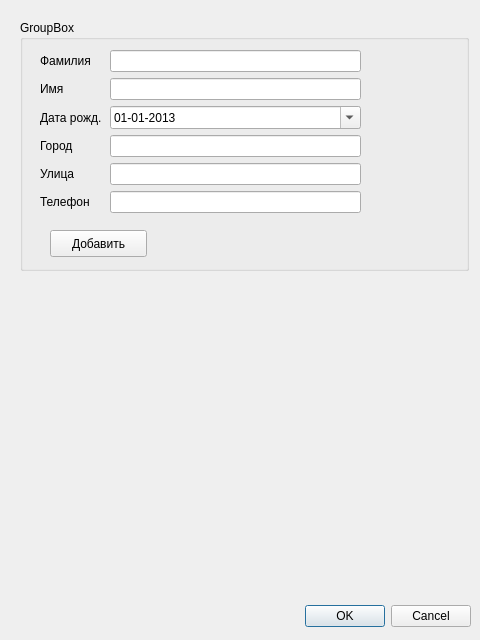
<?xml version="1.0" encoding="UTF-8"?>
<ui version="4.0">
 <class>Dialog</class>
 <widget class="QDialog" name="Dialog">
  <property name="geometry">
   <rect>
    <x>0</x>
    <y>0</y>
    <width>480</width>
    <height>640</height>
   </rect>
  </property>
  <property name="windowTitle">
   <string>Dialog</string>
  </property>
  <widget class="QDialogButtonBox" name="buttonBox">
   <property name="geometry">
    <rect>
     <x>10</x>
     <y>600</y>
     <width>461</width>
     <height>32</height>
    </rect>
   </property>
   <property name="orientation">
    <enum>Qt::Horizontal</enum>
   </property>
   <property name="standardButtons">
    <set>QDialogButtonBox::Cancel|QDialogButtonBox::Ok</set>
   </property>
  </widget>
  <widget class="QGroupBox" name="groupBox">
   <property name="geometry">
    <rect>
     <x>20</x>
     <y>20</y>
     <width>449</width>
     <height>251</height>
    </rect>
   </property>
   <property name="minimumSize">
    <size>
     <width>449</width>
     <height>0</height>
    </size>
   </property>
   <property name="title">
    <string>GroupBox</string>
   </property>
   <widget class="QPushButton" name="pb_add_client">
    <property name="geometry">
     <rect>
      <x>30</x>
      <y>210</y>
      <width>97</width>
      <height>27</height>
     </rect>
    </property>
    <property name="text">
     <string>Добавить</string>
    </property>
    <property name="checkable">
     <bool>false</bool>
    </property>
    <property name="checked">
     <bool>false</bool>
    </property>
   </widget>
   <widget class="QWidget" name="layoutWidget">
    <property name="geometry">
     <rect>
      <x>20</x>
      <y>30</y>
      <width>321</width>
      <height>165</height>
     </rect>
    </property>
    <layout class="QGridLayout" name="gridLayout">
     <item row="0" column="0">
      <widget class="QLabel" name="label">
       <property name="text">
        <string>Фамилия</string>
       </property>
      </widget>
     </item>
     <item row="0" column="1">
      <widget class="QLineEdit" name="le_client_surname">
       <property name="minimumSize">
        <size>
         <width>251</width>
         <height>0</height>
        </size>
       </property>
       <property name="maximumSize">
        <size>
         <width>251</width>
         <height>16777215</height>
        </size>
       </property>
      </widget>
     </item>
     <item row="1" column="0">
      <widget class="QLabel" name="label_2">
       <property name="text">
        <string>Имя</string>
       </property>
      </widget>
     </item>
     <item row="1" column="1">
      <widget class="QLineEdit" name="le_client_name">
       <property name="minimumSize">
        <size>
         <width>251</width>
         <height>0</height>
        </size>
       </property>
       <property name="maximumSize">
        <size>
         <width>251</width>
         <height>16777215</height>
        </size>
       </property>
      </widget>
     </item>
     <item row="2" column="0">
      <widget class="QLabel" name="label_3">
       <property name="text">
        <string>Дата рожд.</string>
       </property>
      </widget>
     </item>
     <item row="2" column="1">
      <widget class="QDateEdit" name="de_client_birthdate">
       <property name="displayFormat">
        <string>dd-MM-yyyy</string>
       </property>
       <property name="calendarPopup">
        <bool>true</bool>
       </property>
       <property name="date">
        <date>
         <year>2013</year>
         <month>1</month>
         <day>1</day>
        </date>
       </property>
      </widget>
     </item>
     <item row="3" column="0">
      <widget class="QLabel" name="label_4">
       <property name="text">
        <string>Город</string>
       </property>
      </widget>
     </item>
     <item row="3" column="1">
      <widget class="QLineEdit" name="le_client_city">
       <property name="minimumSize">
        <size>
         <width>251</width>
         <height>0</height>
        </size>
       </property>
       <property name="maximumSize">
        <size>
         <width>251</width>
         <height>16777215</height>
        </size>
       </property>
      </widget>
     </item>
     <item row="4" column="0">
      <widget class="QLabel" name="label_26">
       <property name="text">
        <string>Улица</string>
       </property>
      </widget>
     </item>
     <item row="4" column="1">
      <widget class="QLineEdit" name="le_client_street">
       <property name="minimumSize">
        <size>
         <width>251</width>
         <height>0</height>
        </size>
       </property>
       <property name="maximumSize">
        <size>
         <width>251</width>
         <height>16777215</height>
        </size>
       </property>
      </widget>
     </item>
     <item row="5" column="0">
      <widget class="QLabel" name="label_5">
       <property name="text">
        <string>Телефон</string>
       </property>
      </widget>
     </item>
     <item row="5" column="1">
      <widget class="QLineEdit" name="le_client_phone">
       <property name="minimumSize">
        <size>
         <width>251</width>
         <height>0</height>
        </size>
       </property>
       <property name="maximumSize">
        <size>
         <width>251</width>
         <height>16777215</height>
        </size>
       </property>
      </widget>
     </item>
    </layout>
   </widget>
  </widget>
 </widget>
 <resources/>
 <connections>
  <connection>
   <sender>buttonBox</sender>
   <signal>accepted()</signal>
   <receiver>Dialog</receiver>
   <slot>accept()</slot>
   <hints>
    <hint type="sourcelabel">
     <x>248</x>
     <y>254</y>
    </hint>
    <hint type="destinationlabel">
     <x>157</x>
     <y>274</y>
    </hint>
   </hints>
  </connection>
  <connection>
   <sender>buttonBox</sender>
   <signal>rejected()</signal>
   <receiver>Dialog</receiver>
   <slot>reject()</slot>
   <hints>
    <hint type="sourcelabel">
     <x>316</x>
     <y>260</y>
    </hint>
    <hint type="destinationlabel">
     <x>286</x>
     <y>274</y>
    </hint>
   </hints>
  </connection>
 </connections>
</ui>
